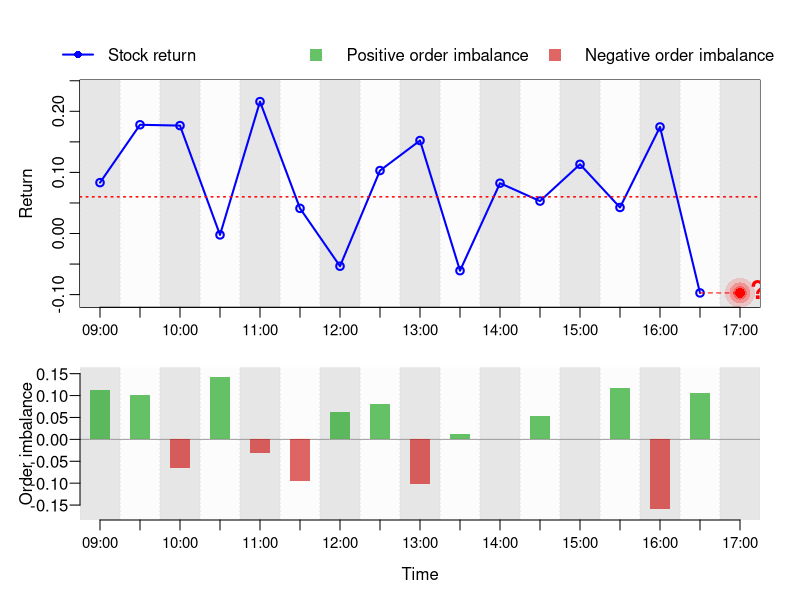

Source code (R):
# market_simulation.R
# -----------------------------------
# Simulate price and order flow variables
# -----------------------------------

marketsim <- function(
    N         = 16,     # number of half-hour intervals between 09:00 and 17:00
    mu        = 0.06,   # expected return
    sigma     = 0.09,   # std dev of baseline returns
    sigma_imb = 0.05,   # std dev of imbalance (IID)
    match_var = TRUE,   # match Var(r_pred) = Var(r)
    seed      = NULL,
    informative = 1,    # 1: plot r_pred, 0: plot iid r
    plot      = TRUE,
    save_png  = FALSE,
    outdir    = "plots"
) {
  if (!is.null(seed)) set.seed(seed)
  if (N < 2) stop("N must be >= 2")
  if (N != 16) warning("For 30-min steps from 09:00 to 17:00, N should be 16.")
  
  ## ----------------------------
  ## 1) Simulate processes
  ## ----------------------------
  # Baseline iid returns: r_t = mu + eps1_t
  eps1 <- rnorm(N, mean = 0, sd = sigma)
  r    <- mu + eps1
  
  # IID imbalance: imb_t ~ N(0, sigma_imb^2)
  imb  <- rnorm(N+1, mean = 0, sd = sigma_imb)
  
  # Predictable returns: r_pred_t = mu + imb_t + eps2_t
  if (match_var) {
    if (sigma_imb >= sigma) {
      stop("sigma_imb must be < sigma to match variances.")
    }
    sigma_eps <- sqrt(sigma^2 - sigma_imb^2)
  } else {
    sigma_eps <- sigma
  }
  eps2   <- rnorm(N, mean = 0, sd = sigma_eps)
  r_pred <- mu + imb[1:N] + eps2
  imb <- imb[2:(N+1)]
  
  ret_top <- if (informative == 1) r_pred else r
  
  ## ----------------------------
  ## 2) Geometry for imbalance bars
  ## ----------------------------
  centers <- (1:N) - 0.5        # centers of intervals [t-1,t]
  w       <- 0.5                # bar width
  
  bar_xmin <- centers - w/2
  bar_xmax <- centers + w/2
  
  orders_ylim <- range(imb) * 1.15
  if (diff(orders_ylim) == 0) orders_ylim <- orders_ylim + c(-0.01, 0.01)
  
  price_ylim  <- range(c(ret_top, mu)) * 1.1
  
  ## ----------------------------
  ## 3) Time labels: 09:00–17:00 every 30min
  ## ----------------------------
  times <- seq(from = as.POSIXct("09:00", format = "%H:%M"),
               to   = as.POSIXct("17:00", format = "%H:%M"),
               by   = "30 min")
  time_labels <- format(times, "%H:%M")
  
  price_x   <- centers              # same centers
  label_pos <- c(price_x, N + 0.5)  # extra tick at 17:00
  
  ## ----------------------------
  ## 4) Plot helper (draw once on current device)
  ## ----------------------------
  draw_plot <- function() {
    layout(matrix(c(1, 2), nrow = 2),
           heights = c(1.2, 1))
    
    ## ------------------------------
    ## TOP PANEL: returns
    ## ------------------------------
    par(mar = c(1, 4, 4, 2), mgp = c(2.2, 0.6, 0))
    
    plot(price_x, ret_top,
         type = "n",
         xlab = "Time", ylab = "Return",
         xlim = c(0, N + 1), ylim = price_ylim,
         xaxs = "i", xaxt = "n", yaxt = "s")
    
    usr  <- par("usr")
    ymin <- usr[3]
    ymax <- usr[4]
    
    # alternating gray bands
    for (t in 1:(N + 1)) {
      rect(t - 1, ymin,
           t,     ymax,
           col = ifelse(t %% 2 == 0, gray(0.99), gray(0.9)),
           border = NA)
    }
    abline(v = 0:(N + 1), col = "gray85", lty = "dotted")
    
    # return line
    lines(price_x, ret_top, type = "o", lwd = 2, col = "blue")
    
    # horizontal line at mu
    abline(h = mu, col = "red", lty = 3, lwd = 1.5)
    
    # prediction dot at 17:00 (N+0.5)
    x_last <- tail(price_x, 1)
    y_last <- tail(ret_top, 1)
    x_pred <- N + 0.5
    
    segments(x_last, y_last, x_pred, y_last,
             lty = 2, col = "red")
    
    # fuzzy halo + solid core + ?
    points(x_pred, y_last, pch = 16, col = rgb(1, 0, 0, 0.15), cex = 4)
    points(x_pred, y_last, pch = 16, col = rgb(1, 0, 0, 0.25), cex = 2.8)
    points(x_pred, y_last, pch = 16, col = rgb(1, 0, 0, 0.35), cex = 1.8)
    points(x_pred, y_last, pch = 16, col = "red",                 cex = 1.3)
    text(x_pred, y_last, labels = "?", pos = 4,
         col = "red", cex = 1.5, font = 2)
    
    legend("top",
           horiz = TRUE,
           inset = c(0, -0.2),
           xpd   = TRUE,
           legend = c(
             if (informative == 1) "Stock return" else "Stock return",
             "Positive order imbalance",
             "Negative order imbalance"
           ),
           col    = c(
             "blue",
             rgb(0, 0.6, 0, 0.6),   # green
             rgb(0.8, 0, 0, 0.6)    # red
           ),
           lwd    = c(2, NA, NA),
           pch    = c(16, 15, 15),   # 15 = square
           pt.cex = c(1, 1.6, 1.6),
           lty    = c(1, NA, NA),
           bty    = "n")
    
    axis(1, at = label_pos, labels = time_labels,
         cex.axis = 0.9, las = 1)
    
    ## ------------------------------
    ## BOTTOM PANEL: single imbalance
    ## ------------------------------
    par(mar = c(4, 4, 2, 2), mgp = c(2.2, 0.6, 0))
    
    plot(NA, xlim = c(0, N + 1), ylim = orders_ylim,
         xaxs = "i", yaxs = "i",
         xlab = "Time", ylab = "Order imbalance",
         axes = FALSE)
    
    for (t in 1:(N + 1)) {
      rect(t - 1, orders_ylim[1],
           t,     orders_ylim[2],
           col = ifelse(t %% 2 == 0, gray(0.99), gray(0.9)),
           border = NA)
    }
    
    abline(v = 0:(N + 1), col = "gray85", lty = "dotted")
    abline(h = 0, col = "gray60")
    
    # single bar per interval: green if positive, red if negative
    for (i in 1:N) {
      if (imb[i] > 0) {
        rect(bar_xmin[i], 0, bar_xmax[i], imb[i],
             col = rgb(0, 0.6, 0, 0.6), border = NA)
      } else if (imb[i] < 0) {
        rect(bar_xmin[i], 0, bar_xmax[i], imb[i],
             col = rgb(0.8, 0, 0, 0.6), border = NA)
      }
      # if exactly zero, draw nothing
    }
    
    axis(1, at = label_pos, labels = time_labels,
         cex.axis = 0.9, las = 1)
    axis(2, las = 1)
  }
  
  ## ----------------------------
  ## 5) Device logic
  ## ----------------------------
  if (plot) {
    draw_plot()
  }
  
  png_file <- NULL
  if (save_png) {
    if (!dir.exists(outdir)) dir.create(outdir, recursive = TRUE)
    png_file <- file.path(
      outdir,
      sprintf("sim_seed-%s_info-%d.png",
              ifelse(is.null(seed), "NA", as.character(seed)),
              informative)
    )
    
    if (plot) {
      dev.copy(png, png_file, width = 1800, height = 800, res = 150)
      dev.off()
    } else {
      png(png_file, width = 1800, height = 800, res = 150)
      draw_plot()
      dev.off()
    }
  }
  
  invisible(list(
    data = data.frame(
      t      = 1:N,
      r      = r,
      r_pred = r_pred,
      imb    = imb
    ),
    png_file = png_file
  ))
}
res <- marketsim(
  N = 16,
  mu = 0.06,
  sigma = 0.09,
  sigma_imb = 0.089,
  seed = 404,
  informative = 1,  # or 1 for r_pred
  plot = TRUE,
  save_png = TRUE,
  outdir = "plots"
)
